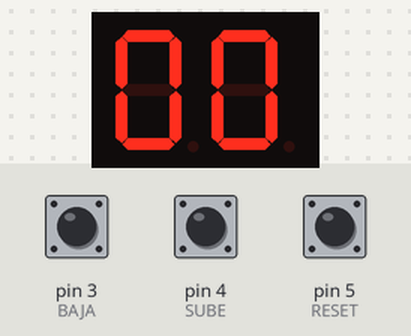
Recording of a sketch running on a simulated Arduino Uno, built with avr-gcc and run on an emulated ATmega328P. Shown: 2-digit seven-segment display. Wiring (inferred from the names in the program): 2-digit 7-segment display, segments lit when HIGH: segments pin 12, pin 13, pin 7, pin 8, pin 9, pin 11, pin 10; digit selects A5, A4. Inputs (shaded band) come from the test bench; at power-on: pin 3 (BAJA) HIGH, pin 4 (SUBE) HIGH, pin 5 (RESET) HIGH. The segment pins are drawn as the display they are named for.

Above: at 1.2 s.
1.3 s: pin 3 (BAJA) pulled LOW for 0.15 s
At 2.5 s:
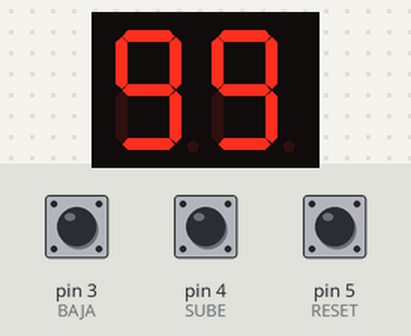
2.9 s: pin 3 (BAJA) pulled LOW for 1 s
At 3.3 s:
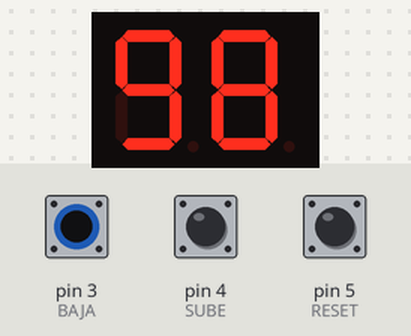
Timing chart, 0 to 5.9 s (numbered marks = the images above; inputs shaded):
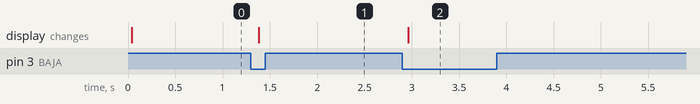

The sketch:

PARCIAL_1.ino
```cpp
#define A 12
#define B 13
#define C 7
#define D 8
#define E 9
#define F 11
#define G 10
#define SUBE 4
#define BAJA 3
#define RESET 5
#define UNIDAD A4
#define DECENA A5
#define APAGADOS 0
#define TIMEDISPLAYON 10

int contador = 0;
int sube = 1;
int subePrevia = 1;
int baja = 1;
int bajaPrevia = 1;
int reset = 1;
int resetPrevia = 1;

void setup()
{
// Configuración de pines
  pinMode(3, INPUT_PULLUP);
  pinMode(4, INPUT_PULLUP);
  pinMode(5, INPUT_PULLUP);
// Configuración de pines de salida para el display de 7 segmentos
  pinMode(A, OUTPUT);
  pinMode(B, OUTPUT);
  pinMode(C, OUTPUT);
  pinMode(D, OUTPUT);
  pinMode(E, OUTPUT);
  pinMode(F, OUTPUT);
  pinMode(G, OUTPUT);
  pinMode(A4, OUTPUT);
  pinMode(A5, OUTPUT);
// Inicializa el display con el valor 0
  verEnDisplay(0);
}

void loop()
{
// Detecta si se presionó algún botón (SUBE, BAJA o RESET)
  int presiona = botonPresionado();

  if (presiona == SUBE)
  {
  // Incrementa el contador
    contador++;
    if (contador > 99)
    {
      contador = 0;
    }
  }

  else if (presiona == BAJA)
  {
  // Decrementa el contador
    contador--;
    if (contador < 0)
    {
      contador = 99;
    }
  }

  else if (presiona == RESET)
  {
  // Reinicia el contador a 0
    contador = 0;
  }
// Muestra el contador en el display
  ContadorEntero(contador);
}


// Función para detectar qué botón se ha presionado
int botonPresionado(void)
{
  sube = digitalRead(SUBE);
  baja = digitalRead(BAJA);
  reset = digitalRead(RESET);

  if (sube) //entra cuando NO presiona, osea HIGH
    subePrevia = 1; //define estado anterior en HIGH
  if (baja)
    bajaPrevia = 1;
  if (reset)
    resetPrevia = 1;

  if (sube == 0 && sube != subePrevia) //si se presiono (LOW) y este es distinto al estado anterior
  {
    subePrevia = sube; //mismo valores
    return SUBE; //devuelve define SUBE
  }
  if (baja == 0 && baja != bajaPrevia)
  {
    bajaPrevia = baja;
    return BAJA;
  }
  if (reset == 0 && reset != resetPrevia)
  {
    resetPrevia = reset;
    return RESET;
  }
  return 0;
}


// Función para mostrar el contador en el display de 7 segmentos
void ContadorEntero(int numero)
{
    digitoEncendido(APAGADOS);
    verEnDisplay(numero / 10);
    digitoEncendido(DECENA);

    digitoEncendido(APAGADOS);
    verEnDisplay(numero - (numero / 10) * 10);
    digitoEncendido(UNIDAD);
}

//Función para activar un dígito (unidad o decena)
void digitoEncendido(int digito)
{
  if (digito == UNIDAD)
  {
    digitalWrite(UNIDAD, LOW);
    digitalWrite(DECENA, HIGH);
    delay(TIMEDISPLAYON);
  }
  else if (digito == DECENA)
  {
    digitalWrite(UNIDAD, HIGH);
    digitalWrite(DECENA, LOW);
    delay(TIMEDISPLAYON);
  }
  else //APAGADOS
  {
    digitalWrite(UNIDAD, HIGH);
    digitalWrite(DECENA, HIGH);
  }
}


// Función para mostrar un dígito en el display de 7 segmentos
void verEnDisplay(int digit)
{
// Apaga todos los segmentos
  digitalWrite(A, LOW);
  digitalWrite(B, LOW);
  digitalWrite(C, LOW);
  digitalWrite(D, LOW);
  digitalWrite(E, LOW);
  digitalWrite(F, LOW);
  digitalWrite(G, LOW);

// Configura los pines para mostrar el dígito
  switch (digit)
  {
    case 0:
    {
      digitalWrite(A, HIGH);
      digitalWrite(B, HIGH);
      digitalWrite(C, HIGH);
      digitalWrite(D, HIGH);
      digitalWrite(E, HIGH);
      digitalWrite(F, HIGH);
      break;
    }
    case 1:
    {
      digitalWrite(B, HIGH);
      digitalWrite(C, HIGH);
      break;
    }
    case 2:
    {
      digitalWrite(A, HIGH);
      digitalWrite(B, HIGH);
      digitalWrite(D, HIGH);
      digitalWrite(E, HIGH);
      digitalWrite(G, HIGH);
      break;
    }
    case 3:
    {
      digitalWrite(A, HIGH);
      digitalWrite(B, HIGH);
      digitalWrite(C, HIGH);
      digitalWrite(D, HIGH);
      digitalWrite(G, HIGH);
      break;
    }
    case 4:
    {
      digitalWrite(B, HIGH);
      digitalWrite(C, HIGH);
      digitalWrite(F, HIGH);
      digitalWrite(G, HIGH);
      break;
    }
    case 5:
    {
      digitalWrite(A, HIGH);
      digitalWrite(C, HIGH);
      digitalWrite(D, HIGH);
      digitalWrite(F, HIGH);
      digitalWrite(G, HIGH);
      break;
    }
    case 6:
    {
      digitalWrite(A, HIGH);
      digitalWrite(C, HIGH);
      digitalWrite(D, HIGH);
      digitalWrite(E, HIGH);
      digitalWrite(F, HIGH);
      digitalWrite(G, HIGH);
      break;
    }
    case 7:
    {
      digitalWrite(A, HIGH);
      digitalWrite(B, HIGH);
      digitalWrite(C, HIGH);
      break;
    }
    case 8:
    {
      digitalWrite(A, HIGH);
      digitalWrite(B, HIGH);
      digitalWrite(C, HIGH);
      digitalWrite(D, HIGH);
      digitalWrite(E, HIGH);
      digitalWrite(F, HIGH);
      digitalWrite(G, HIGH);
      break;
    }
    case 9:
    {
      digitalWrite(A, HIGH);
      digitalWrite(B, HIGH);
      digitalWrite(C, HIGH);
      digitalWrite(D, HIGH);
      digitalWrite(F, HIGH);
      digitalWrite(G, HIGH);
      break;
    }
  }
}
```

Measured:
- after the input at 1.3 s, the display: changes after 0.08 s (image 1)
- after the input at 2.9 s, the display: changes after 0.07 s (image 2)
